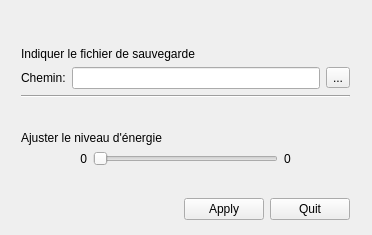
<?xml version="1.0" encoding="UTF-8"?>
<ui version="4.0">
 <class>MainWindow</class>
 <widget class="QMainWindow" name="MainWindow">
  <property name="geometry">
   <rect>
    <x>0</x>
    <y>0</y>
    <width>372</width>
    <height>235</height>
   </rect>
  </property>
  <property name="windowTitle">
   <string>MainWindow</string>
  </property>
  <widget class="QWidget" name="centralWidget">
   <widget class="QWidget" name="verticalLayoutWidget">
    <property name="geometry">
     <rect>
      <x>10</x>
      <y>10</y>
      <width>351</width>
      <height>221</height>
     </rect>
    </property>
    <layout class="QVBoxLayout" name="globalLayout">
     <item>
      <layout class="QHBoxLayout" name="filePathLayout">
       <item>
        <layout class="QVBoxLayout" name="verticalLayout">
         <item>
          <spacer name="verticalSpacer_2">
           <property name="orientation">
            <enum>Qt::Vertical</enum>
           </property>
           <property name="sizeHint" stdset="0">
            <size>
             <width>20</width>
             <height>40</height>
            </size>
           </property>
          </spacer>
         </item>
         <item>
          <widget class="QLabel" name="label">
           <property name="text">
            <string>Indiquer le fichier de sauvegarde</string>
           </property>
          </widget>
         </item>
         <item>
          <layout class="QHBoxLayout" name="horizontalLayout">
           <item>
            <widget class="QLabel" name="lblFilePath">
             <property name="text">
              <string>Chemin:</string>
             </property>
            </widget>
           </item>
           <item>
            <widget class="QLineEdit" name="txtFilePath">
             <property name="toolTip">
              <string>&lt;html&gt;&lt;head/&gt;&lt;body&gt;&lt;p&gt;Indique le fichier de sauvegarde (il se trouve en principe dans ~/home/pierre&lt;/p&gt;&lt;/body&gt;&lt;/html&gt;</string>
             </property>
            </widget>
           </item>
           <item>
            <widget class="QToolButton" name="btnFilePath">
             <property name="text">
              <string>...</string>
             </property>
            </widget>
           </item>
          </layout>
         </item>
        </layout>
       </item>
      </layout>
     </item>
     <item>
      <widget class="Line" name="line">
       <property name="orientation">
        <enum>Qt::Horizontal</enum>
       </property>
      </widget>
     </item>
     <item>
      <layout class="QVBoxLayout" name="verticalLayout_2">
       <item>
        <spacer name="verticalSpacer">
         <property name="orientation">
          <enum>Qt::Vertical</enum>
         </property>
         <property name="sizeHint" stdset="0">
          <size>
           <width>20</width>
           <height>40</height>
          </size>
         </property>
        </spacer>
       </item>
       <item>
        <widget class="QLabel" name="label_2">
         <property name="text">
          <string>Ajuster le niveau d'énergie</string>
         </property>
        </widget>
       </item>
       <item>
        <layout class="QHBoxLayout" name="powerLayout">
         <item>
          <widget class="QLabel" name="lblMinPower">
           <property name="layoutDirection">
            <enum>Qt::LeftToRight</enum>
           </property>
           <property name="text">
            <string>0</string>
           </property>
           <property name="alignment">
            <set>Qt::AlignRight|Qt::AlignTrailing|Qt::AlignVCenter</set>
           </property>
          </widget>
         </item>
         <item>
          <widget class="QSlider" name="sldPower">
           <property name="maximumSize">
            <size>
             <width>185</width>
             <height>16777215</height>
            </size>
           </property>
           <property name="maximum">
            <number>65535</number>
           </property>
           <property name="pageStep">
            <number>10</number>
           </property>
           <property name="value">
            <number>0</number>
           </property>
           <property name="sliderPosition">
            <number>0</number>
           </property>
           <property name="orientation">
            <enum>Qt::Horizontal</enum>
           </property>
           <property name="invertedAppearance">
            <bool>false</bool>
           </property>
           <property name="invertedControls">
            <bool>false</bool>
           </property>
           <property name="tickPosition">
            <enum>QSlider::NoTicks</enum>
           </property>
           <property name="tickInterval">
            <number>10000</number>
           </property>
          </widget>
         </item>
         <item>
          <widget class="QLabel" name="lblPower">
           <property name="text">
            <string>0</string>
           </property>
          </widget>
         </item>
        </layout>
       </item>
      </layout>
     </item>
     <item>
      <spacer name="verticalSpacer_3">
       <property name="orientation">
        <enum>Qt::Vertical</enum>
       </property>
       <property name="sizeHint" stdset="0">
        <size>
         <width>20</width>
         <height>40</height>
        </size>
       </property>
      </spacer>
     </item>
     <item>
      <layout class="QHBoxLayout" name="buttonsLayout">
       <item>
        <spacer name="horizontalSpacer">
         <property name="orientation">
          <enum>Qt::Horizontal</enum>
         </property>
         <property name="sizeHint" stdset="0">
          <size>
           <width>40</width>
           <height>20</height>
          </size>
         </property>
        </spacer>
       </item>
       <item>
        <widget class="QPushButton" name="btnApply">
         <property name="toolTip">
          <string>&lt;html&gt;&lt;head/&gt;&lt;body&gt;&lt;p&gt;Appliquer la nouvelle valeur&lt;/p&gt;&lt;/body&gt;&lt;/html&gt;</string>
         </property>
         <property name="text">
          <string>Apply</string>
         </property>
        </widget>
       </item>
       <item>
        <widget class="QPushButton" name="btnQuit">
         <property name="toolTip">
          <string>&lt;html&gt;&lt;head/&gt;&lt;body&gt;&lt;p&gt;Quitter&lt;/p&gt;&lt;/body&gt;&lt;/html&gt;</string>
         </property>
         <property name="text">
          <string>Quit</string>
         </property>
        </widget>
       </item>
      </layout>
     </item>
    </layout>
   </widget>
  </widget>
 </widget>
 <layoutdefault spacing="6" margin="11"/>
 <resources/>
 <connections>
  <connection>
   <sender>sldPower</sender>
   <signal>sliderMoved(int)</signal>
   <receiver>lblPower</receiver>
   <slot>setNum(int)</slot>
   <hints>
    <hint type="sourcelabel">
     <x>180</x>
     <y>170</y>
    </hint>
    <hint type="destinationlabel">
     <x>357</x>
     <y>170</y>
    </hint>
   </hints>
  </connection>
 </connections>
</ui>
